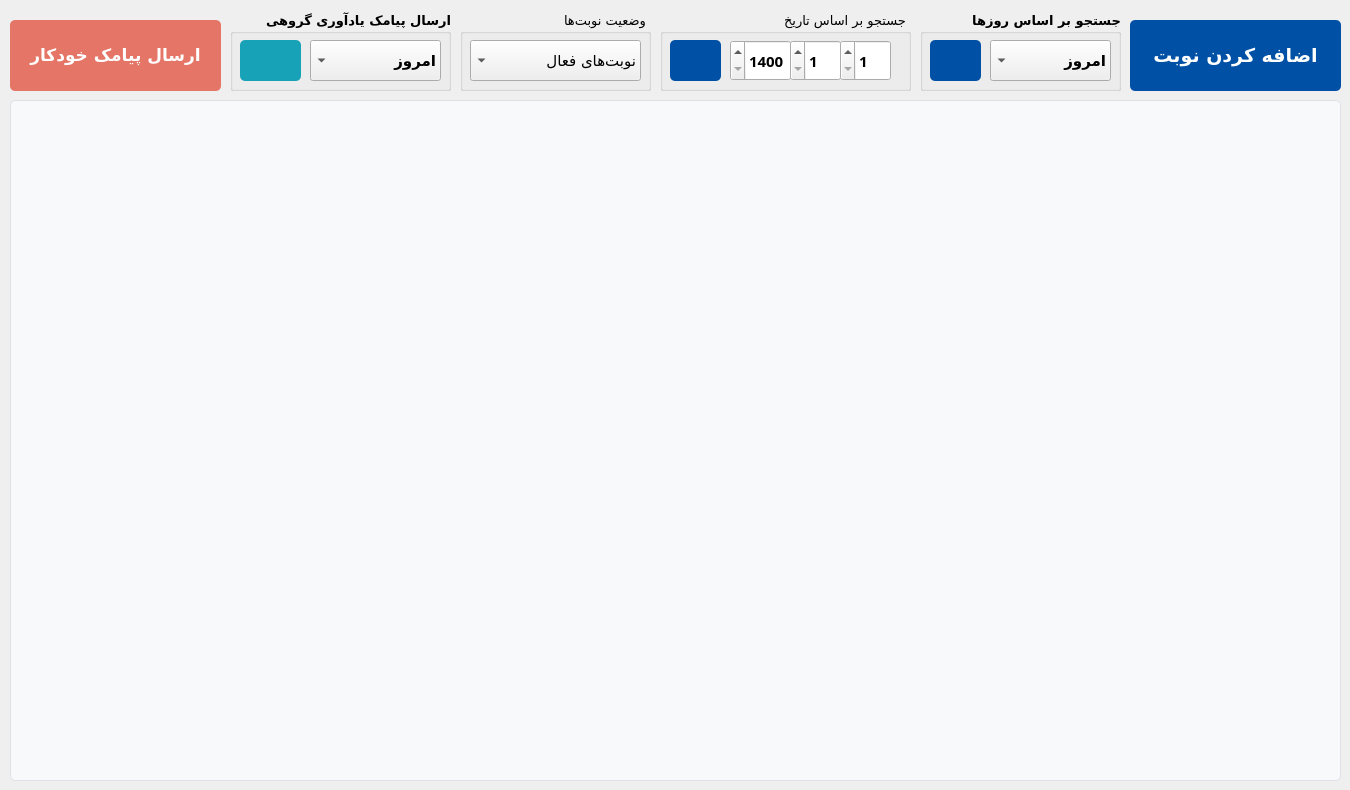
    <widget class="QWidget" name="notifications_tab">
     <attribute name="icon">
      <iconset resource="../../../../../Resources/resource.qrc">
       <normaloff>:/icons/medical-appointment (1).png</normaloff>:/icons/medical-appointment (1).png</iconset>
     </attribute>
     <attribute name="title">
      <string>نوبت‌ها</string>
     </attribute>
     <widget class="QListWidget" name="appointments_lst">
      <property name="geometry">
       <rect>
        <x>10</x>
        <y>100</y>
        <width>1331</width>
        <height>681</height>
       </rect>
      </property>
      <property name="font">
       <font>
        <family>Vazirmatn</family>
        <pointsize>14</pointsize>
       </font>
      </property>
      <property name="layoutDirection">
       <enum>Qt::RightToLeft</enum>
      </property>
      <property name="styleSheet">
       <string notr="true">/* Basic ListWidget styling */
QListWidget {
    background-color: #f8f9fa; /* Light grey background */
    border: 1px solid #dee2e6; /* Border color */
    border-radius: 5px; /* Rounded corners */
    padding: 5px; /* Padding inside the list */
    outline: 0; /* Remove focus indicator */
}

/* Item styling */
QListWidget::item {
    padding: 10px 15px; /* Padding for each item */
    margin: 5px 0; /* Margin between items */
    background-color: #ffffff; /* White background for items */
    border-radius: 5px; /* Rounded corners for items */
    color: #343a40; /* Dark grey text color */
    outline: 0; /* Remove focus indicator */
}

/* Hover effect for items */
QListWidget::item:hover {
    background-color: #e9ecef; /* Light grey background on hover */
}

/* Selected item styling */
QListWidget::item:selected {
    background-color: #0050a5;
	color: white;
}

/* Scroll bar styling */
QScrollBar:vertical {
    background: #f8f9fa; /* Light grey background for the scroll bar */
    width: 12px; /* Width of the vertical scroll bar */
    margin: 22px 0 22px 0; /* Margin to fit the top and bottom arrows */
    border: 1px solid #dee2e6; /* Border color */
    border-radius: 5px; /* Rounded corners */
}

QScrollBar::handle:vertical {
    background: #ced4da; /* Medium grey handle */
    min-height: 20px; /* Minimum height of the handle */
    border-radius: 5px; /* Rounded corners */
}

QScrollBar::add-line:vertical,
QScrollBar::sub-line:vertical {
    background: #ced4da; /* Medium grey for arrows */
    height: 20px;
    subcontrol-origin: margin;
    subcontrol-position: top;
    border-radius: 5px; /* Rounded corners */
}

QScrollBar::add-page:vertical, QScrollBar::sub-page:vertical {
    background: none;
}
</string>
      </property>
     </widget>
     <widget class="QGroupBox" name="groupBox_7">
      <property name="geometry">
       <rect>
        <x>920</x>
        <y>10</y>
        <width>201</width>
        <height>81</height>
       </rect>
      </property>
      <property name="font">
       <font>
        <family>Vazirmatn Black</family>
        <pointsize>10</pointsize>
        <weight>75</weight>
        <bold>true</bold>
       </font>
      </property>
      <property name="layoutDirection">
       <enum>Qt::LeftToRight</enum>
      </property>
      <property name="title">
       <string>جستجو بر اساس روزها</string>
      </property>
      <property name="alignment">
       <set>Qt::AlignRight|Qt::AlignTrailing|Qt::AlignVCenter</set>
      </property>
      <widget class="QPushButton" name="appointmentSearchByDay_btn">
       <property name="geometry">
        <rect>
         <x>10</x>
         <y>30</y>
         <width>51</width>
         <height>41</height>
        </rect>
       </property>
       <property name="font">
        <font>
         <family>Vazirmatn</family>
         <pointsize>11</pointsize>
         <weight>75</weight>
         <bold>true</bold>
         <underline>false</underline>
         <strikeout>false</strikeout>
        </font>
       </property>
       <property name="styleSheet">
        <string notr="true">QPushButton {
    background-color: #0050a5; /* Bootstrap primary blue */
    color: white; /* White text */
    border: none;
    border-radius: 5px; /* Rounded corners */
    text-align: center;
    text-decoration: none;
}

QPushButton:hover {
    background-color: #0056b3; /* Darker blue on hover */
}

QPushButton:pressed {
    background-color: #004085; /* Even darker blue on press */
}
</string>
       </property>
       <property name="text">
        <string/>
       </property>
       <property name="icon">
        <iconset resource="../../../../../Resources/resource.qrc">
         <normaloff>:/icons/magnifying-glass.png</normaloff>:/icons/magnifying-glass.png</iconset>
       </property>
       <property name="iconSize">
        <size>
         <width>20</width>
         <height>20</height>
        </size>
       </property>
      </widget>
      <widget class="QComboBox" name="appointmentSearchDaySelect_cmbox">
       <property name="enabled">
        <bool>true</bool>
       </property>
       <property name="geometry">
        <rect>
         <x>70</x>
         <y>30</y>
         <width>121</width>
         <height>41</height>
        </rect>
       </property>
       <property name="font">
        <font>
         <family>Vazirmatn Black</family>
         <pointsize>11</pointsize>
        </font>
       </property>
       <property name="acceptDrops">
        <bool>false</bool>
       </property>
       <property name="layoutDirection">
        <enum>Qt::RightToLeft</enum>
       </property>
       <property name="styleSheet">
        <string notr="true"/>
       </property>
       <property name="editable">
        <bool>false</bool>
       </property>
       <property name="currentText">
        <string>امروز</string>
       </property>
       <property name="maxVisibleItems">
        <number>10</number>
       </property>
       <property name="duplicatesEnabled">
        <bool>false</bool>
       </property>
       <item>
        <property name="text">
         <string>امروز</string>
        </property>
       </item>
       <item>
        <property name="text">
         <string>فردا</string>
        </property>
       </item>
       <item>
        <property name="text">
         <string>دو روز بعد</string>
        </property>
       </item>
       <item>
        <property name="text">
         <string>سه روز بعد</string>
        </property>
       </item>
       <item>
        <property name="text">
         <string>چهار روز بعد</string>
        </property>
       </item>
      </widget>
     </widget>
     <widget class="QGroupBox" name="groupBox_8">
      <property name="geometry">
       <rect>
        <x>660</x>
        <y>10</y>
        <width>251</width>
        <height>81</height>
       </rect>
      </property>
      <property name="font">
       <font>
        <family>Vazirmatn Black</family>
        <pointsize>10</pointsize>
       </font>
      </property>
      <property name="layoutDirection">
       <enum>Qt::RightToLeft</enum>
      </property>
      <property name="title">
       <string>جستجو بر اساس تاریخ</string>
      </property>
      <property name="alignment">
       <set>Qt::AlignLeading|Qt::AlignLeft|Qt::AlignVCenter</set>
      </property>
      <widget class="QSpinBox" name="day_spnbox">
       <property name="geometry">
        <rect>
         <x>180</x>
         <y>30</y>
         <width>51</width>
         <height>41</height>
        </rect>
       </property>
       <property name="font">
        <font>
         <pointsize>11</pointsize>
         <weight>75</weight>
         <bold>true</bold>
        </font>
       </property>
       <property name="minimum">
        <number>1</number>
       </property>
       <property name="maximum">
        <number>31</number>
       </property>
      </widget>
      <widget class="QSpinBox" name="month_spnbox">
       <property name="geometry">
        <rect>
         <x>130</x>
         <y>30</y>
         <width>51</width>
         <height>41</height>
        </rect>
       </property>
       <property name="font">
        <font>
         <pointsize>11</pointsize>
         <weight>75</weight>
         <bold>true</bold>
        </font>
       </property>
       <property name="minimum">
        <number>1</number>
       </property>
       <property name="maximum">
        <number>12</number>
       </property>
      </widget>
      <widget class="QSpinBox" name="year_spnbox">
       <property name="geometry">
        <rect>
         <x>70</x>
         <y>30</y>
         <width>61</width>
         <height>41</height>
        </rect>
       </property>
       <property name="font">
        <font>
         <pointsize>11</pointsize>
         <weight>75</weight>
         <bold>true</bold>
        </font>
       </property>
       <property name="minimum">
        <number>1400</number>
       </property>
       <property name="maximum">
        <number>1500</number>
       </property>
      </widget>
      <widget class="QPushButton" name="AppointmentSearchByDate_btn">
       <property name="geometry">
        <rect>
         <x>10</x>
         <y>30</y>
         <width>51</width>
         <height>41</height>
        </rect>
       </property>
       <property name="font">
        <font>
         <family>Vazirmatn</family>
         <pointsize>11</pointsize>
         <weight>75</weight>
         <bold>true</bold>
        </font>
       </property>
       <property name="styleSheet">
        <string notr="true">QPushButton {
    background-color: #0050a5; /* Bootstrap primary blue */
    color: white; /* White text */
    border: none;
    border-radius: 5px; /* Rounded corners */
    text-align: center;
    text-decoration: none;
}

QPushButton:hover {
    background-color: #0056b3; /* Darker blue on hover */
}

QPushButton:pressed {
    background-color: #004085; /* Even darker blue on press */
}
</string>
       </property>
       <property name="text">
        <string/>
       </property>
       <property name="icon">
        <iconset resource="../../../../../Resources/resource.qrc">
         <normaloff>:/icons/magnifying-glass.png</normaloff>:/icons/magnifying-glass.png</iconset>
       </property>
       <property name="iconSize">
        <size>
         <width>20</width>
         <height>20</height>
        </size>
       </property>
      </widget>
     </widget>
     <widget class="QGroupBox" name="groupBox_11">
      <property name="geometry">
       <rect>
        <x>230</x>
        <y>10</y>
        <width>221</width>
        <height>81</height>
       </rect>
      </property>
      <property name="font">
       <font>
        <family>Vazirmatn Black</family>
        <pointsize>10</pointsize>
        <weight>75</weight>
        <bold>true</bold>
       </font>
      </property>
      <property name="layoutDirection">
       <enum>Qt::LeftToRight</enum>
      </property>
      <property name="title">
       <string>ارسال پیامک یادآوری گروهی</string>
      </property>
      <property name="alignment">
       <set>Qt::AlignRight|Qt::AlignTrailing|Qt::AlignVCenter</set>
      </property>
      <widget class="QComboBox" name="sendToAllSMSByDays_cmbox">
       <property name="enabled">
        <bool>true</bool>
       </property>
       <property name="geometry">
        <rect>
         <x>80</x>
         <y>30</y>
         <width>131</width>
         <height>41</height>
        </rect>
       </property>
       <property name="font">
        <font>
         <family>Vazirmatn Black</family>
         <pointsize>11</pointsize>
        </font>
       </property>
       <property name="acceptDrops">
        <bool>false</bool>
       </property>
       <property name="layoutDirection">
        <enum>Qt::RightToLeft</enum>
       </property>
       <property name="styleSheet">
        <string notr="true"/>
       </property>
       <property name="editable">
        <bool>false</bool>
       </property>
       <property name="currentText">
        <string>امروز</string>
       </property>
       <property name="maxVisibleItems">
        <number>10</number>
       </property>
       <property name="duplicatesEnabled">
        <bool>false</bool>
       </property>
       <item>
        <property name="text">
         <string>امروز</string>
        </property>
       </item>
       <item>
        <property name="text">
         <string>فردا</string>
        </property>
       </item>
       <item>
        <property name="text">
         <string>دو روز بعد</string>
        </property>
       </item>
       <item>
        <property name="text">
         <string>سه روز بعد</string>
        </property>
       </item>
       <item>
        <property name="text">
         <string>چهار روز بعد</string>
        </property>
       </item>
      </widget>
      <widget class="QPushButton" name="sendToAllSMSByDays_btn">
       <property name="geometry">
        <rect>
         <x>10</x>
         <y>30</y>
         <width>61</width>
         <height>41</height>
        </rect>
       </property>
       <property name="font">
        <font>
         <family>Vazirmatn</family>
         <pointsize>11</pointsize>
         <weight>75</weight>
         <bold>true</bold>
         <underline>false</underline>
         <strikeout>false</strikeout>
        </font>
       </property>
       <property name="styleSheet">
        <string notr="true">QPushButton {
    background-color: #17a2b8; /* Bootstrap primary blue */
    color: white; /* White text */
    border: none;
    border-radius: 5px; /* Rounded corners */
    text-align: center;
    text-decoration: none;
}

QPushButton:hover {
background-color: rgb(17, 122, 138);

}

QPushButton:pressed {
background-color: rgb(12, 89, 99);
    
}
</string>
       </property>
       <property name="text">
        <string/>
       </property>
       <property name="icon">
        <iconset resource="../../../../../Resources/resource.qrc">
         <normaloff>:/icons/sms.png</normaloff>:/icons/sms.png</iconset>
       </property>
       <property name="iconSize">
        <size>
         <width>30</width>
         <height>30</height>
        </size>
       </property>
      </widget>
     </widget>
     <widget class="QPushButton" name="addAppointment_btn">
      <property name="geometry">
       <rect>
        <x>1130</x>
        <y>20</y>
        <width>211</width>
        <height>71</height>
       </rect>
      </property>
      <property name="font">
       <font>
        <family>Vazirmatn</family>
        <pointsize>14</pointsize>
        <weight>75</weight>
        <bold>true</bold>
        <underline>false</underline>
        <strikeout>false</strikeout>
       </font>
      </property>
      <property name="styleSheet">
       <string notr="true">QPushButton {
    background-color: #0050a5; /* Bootstrap primary blue */
    color: white; /* White text */
    border: none;
    border-radius: 5px; /* Rounded corners */
    padding: 10px 20px; /* Padding */
    text-align: center;
    text-decoration: none;
}

QPushButton:hover {
    background-color: #0056b3; /* Darker blue on hover */
}

QPushButton:pressed {
    background-color: #004085; /* Even darker blue on press */
}
</string>
      </property>
      <property name="text">
       <string>اضافه کردن نوبت</string>
      </property>
      <property name="icon">
       <iconset resource="../../../../../Resources/resource.qrc">
        <normaloff>:/icons/plus.png</normaloff>:/icons/plus.png</iconset>
      </property>
      <property name="iconSize">
       <size>
        <width>30</width>
        <height>30</height>
       </size>
      </property>
     </widget>
     <widget class="QGroupBox" name="groupBox_14">
      <property name="geometry">
       <rect>
        <x>460</x>
        <y>10</y>
        <width>191</width>
        <height>81</height>
       </rect>
      </property>
      <property name="font">
       <font>
        <family>Vazirmatn Black</family>
        <pointsize>10</pointsize>
       </font>
      </property>
      <property name="layoutDirection">
       <enum>Qt::RightToLeft</enum>
      </property>
      <property name="title">
       <string>وضعیت‌ نوبت‌ها</string>
      </property>
      <property name="alignment">
       <set>Qt::AlignLeading|Qt::AlignLeft|Qt::AlignVCenter</set>
      </property>
      <widget class="QComboBox" name="appointmentSearchStatus_cmbox">
       <property name="enabled">
        <bool>true</bool>
       </property>
       <property name="geometry">
        <rect>
         <x>10</x>
         <y>30</y>
         <width>171</width>
         <height>41</height>
        </rect>
       </property>
       <property name="font">
        <font>
         <family>Vazirmatn Black</family>
         <pointsize>11</pointsize>
        </font>
       </property>
       <property name="acceptDrops">
        <bool>false</bool>
       </property>
       <property name="layoutDirection">
        <enum>Qt::RightToLeft</enum>
       </property>
       <property name="styleSheet">
        <string notr="true"/>
       </property>
       <property name="editable">
        <bool>false</bool>
       </property>
       <property name="currentText">
        <string>نوبت‌های فعال</string>
       </property>
       <property name="maxVisibleItems">
        <number>10</number>
       </property>
       <property name="duplicatesEnabled">
        <bool>false</bool>
       </property>
       <property name="frame">
        <bool>true</bool>
       </property>
       <item>
        <property name="text">
         <string>نوبت‌های فعال</string>
        </property>
       </item>
       <item>
        <property name="text">
         <string>نوبت‌های غیرفعال</string>
        </property>
       </item>
      </widget>
     </widget>
     <widget class="QPushButton" name="autoSMSSend_btn">
      <property name="geometry">
       <rect>
        <x>10</x>
        <y>20</y>
        <width>211</width>
        <height>71</height>
       </rect>
      </property>
      <property name="font">
       <font>
        <family>Vazirmatn</family>
        <pointsize>13</pointsize>
        <weight>75</weight>
        <bold>true</bold>
        <underline>false</underline>
        <strikeout>false</strikeout>
       </font>
      </property>
      <property name="styleSheet">
       <string notr="true">QPushButton {
	background-color: rgb(229, 117, 102);
	color: white;
    border: none;
    border-radius: 5px; /* Rounded corners */
    padding: 15px 15px; /* Padding */
    text-align: center;
    text-decoration: none;
}

QPushButton:hover {
    background-color: rgb(207, 106, 92); /* Darker blue on hover */
}

QPushButton:pressed {
    background-color:rgb(190, 97, 85); /* Even darker blue on press */
}
</string>
      </property>
      <property name="text">
       <string>ارسال پیامک خودکار</string>
      </property>
      <property name="icon">
       <iconset resource="../../../../../Resources/resource.qrc">
        <normaloff>:/icons/sms.png</normaloff>:/icons/sms.png</iconset>
      </property>
      <property name="iconSize">
       <size>
        <width>30</width>
        <height>30</height>
       </size>
      </property>
     </widget>
    </widget>
